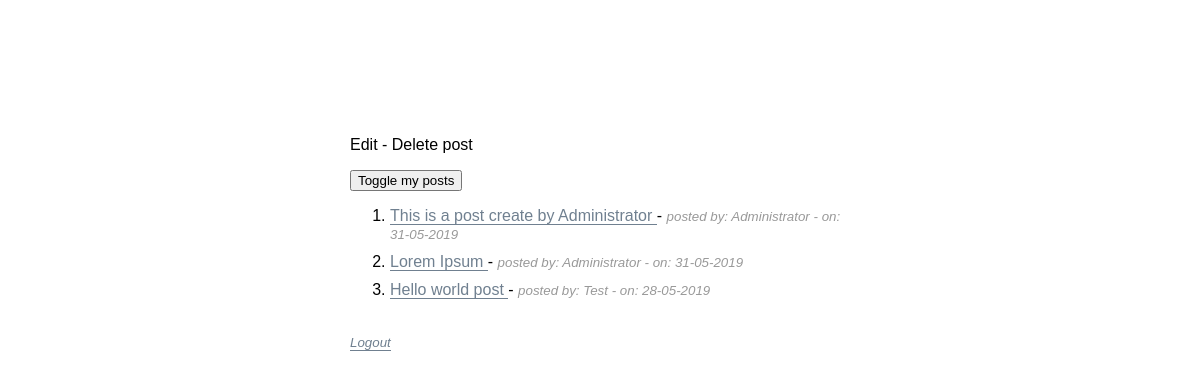
/editing/posts.php (signed in), run on the app's committed database.
### tables this page shows
CREATE TABLE `posts` (
  `title` text NOT NULL,
  `content` longtext NOT NULL,
  `date` datetime NOT NULL DEFAULT CURRENT_TIMESTAMP,
  `author` varchar(25) NOT NULL,
  `author_id` int(11) NOT NULL,
  `pid` int(11) NOT NULL,
  `comments_status` tinyint(1) NOT NULL DEFAULT '0'
);

### functionality/Post.php (called while the page is built, shortened)
<?php
	class Post {
		private $conn;
		private $table = 'posts';
		public function __construct($db) {
			$this -> conn = $db;
		}
		public function get_posts_byauthor() {
			$query = 'SELECT * FROM	' . $this ->  table . ' AS p ORDER BY p.author ASC';
				$stmt = $this -> conn -> prepare($query);
				$stmt -> execute();
				return $stmt;
		}
	}

### editing/posts.php (the view, shortened to what this page needs)
<?php
	include_once '../functionality/Post.php';
	$database = new Database();
	$db       = $database -> connect();
	$post = new Post($db);
	?>
	<div class="container">
		<p>Edit - Delete post</p>
	<?php
	if (isset($_SESSION['logged_in'])) {
		if ($_SESSION['access_level'] > 1) {
			?>
			<button type="button" onclick="togglePosts('<?php echo $_SESSION['display_name']; ?>');">Toggle my posts</button>
			<?php
			$results = $post -> get_posts_byauthor();
			$num = $results -> rowCount();
			if ($num > 0) {
				?>
			<ol id='posts-list'>
				<?php foreach ($results as $result) { ?>
					<li class='list-item <?php echo $result['author']; ?>'>
						<a href="./edit-delete-post?id=<?php echo $result['pid']; ?>">
							<?php echo $result['title']; ?>
						</a>
						-
						<small>posted by: <?php echo $result['author']; ?> - on: <?php echo date('d-m-Y', strtotime($result['date'])); ?></small>
					</li>
			<?php } ?>
			</ol>
			<br />
		<?php
		}
			else {
				echo '<p>No posts were found.</p>';
			}
		}
		else {
			?>
			<div class="container">
				<p>You can not add, edit or delete posts.</p>
			</div>
			<?php
		}
		?>
		<small><a href="../logout.php">Logout</a></small>
		<?php
	}
	else {
		header('Location: ../pf-login');
	}

### source/css/main.css (style rules this page uses)
* { box-sizing: border-box; }
body { margin: 0; padding: 0; font-family: Arial; display: flex; }
.container { width: 500px; margin: 0 auto; padding-top: 120px; }
a:link, a:visited { color: slateGray; text-decoration: none; border-bottom: 1px solid slateGray; }
small { color: #999; font-style: italic; }
ol li { margin-top: 10px; }

### data on the page
posts: title "This is a post create by Administrator", author "Administrator", date "31-05-2019"
posts: title "Lorem Ipsum", author "Administrator", date "31-05-2019"
posts: title "Hello world post", author "Test", date "28-05-2019"
